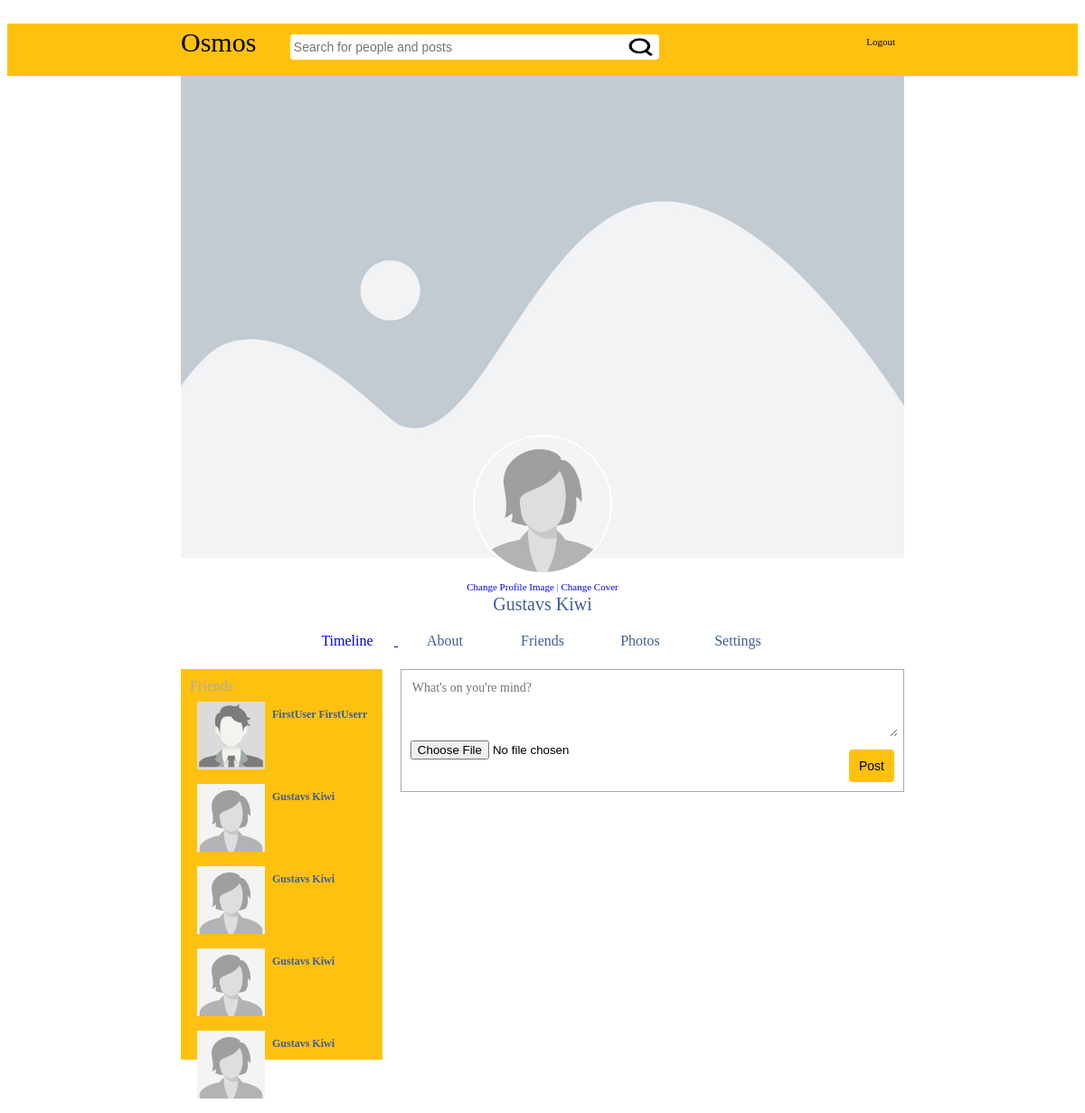
/osmos/profile.php (signed in), run on the app's committed database.
### tables this page shows
CREATE TABLE `users` (
  `id` int(11) NOT NULL,
  `userid` bigint(19) NOT NULL,
  `first_name` varchar(50) NOT NULL,
  `last_name` varchar(50) NOT NULL,
  `gender` varchar(6) DEFAULT NULL,
  `email` varchar(100) NOT NULL,
  `password` varchar(100) NOT NULL,
  `url_address` varchar(100) NOT NULL,
  `date` timestamp NOT NULL DEFAULT current_timestamp() ON UPDATE current_timestamp(),
  `profile_image` varchar(1000) NOT NULL,
  `cover_image` varchar(1000) NOT NULL
);

### osmos/classes/connect.php (called while the page is built, shortened)
 <?php
    class Database{
    private $host = "localhost";
    private $username = "root";
    private $password = "";
    private $db = "osmos_db";
    function connect(){
        $connection = mysqli_connect($this->host, $this->username, $this->password, $this->db);
        return $connection;
    }
    function read($query){
       $conn = $this->connect();
       $result = mysqli_query($conn, $query);
       if(!$result)
        {
            return false;
        }else
        {
            $data = array();
            while($row = mysqli_fetch_assoc($result)){
                $data[] = $row;
            }
            return $data;
        }
    }
}

### osmos/classes/login.php (called while the page is built, shortened)
<?php
class Login
{
    public function check_login($id)
    {
         if(is_numeric($id))
        {
                $query = "select * from users where userid = '$id' limit 1";
                $DB = new Database();
                $result = $DB->read($query);
                if ($result)
                {
                    $user_data = $result[0];
                    return $user_data;
                }else
                {
                    header("Location: login.php");
                    die;
                }
        }
    }
}

### osmos/classes/user.php (called while the page is built, shortened)
<?php
class User
{
        public function get_friends($id)
    {
        $query = "select * from users where userid != '$id' ";
        $DB = new Database();
        $result = $DB->read($query);
        if ($result)
            {
                return $result;
            }else
            {
                return false;
            }
    }
}

### osmos/user.php (the view)
<div id="friends">
 <?php
     $image = "images/placeholder_male.jpg";
     if($FRIEND_ROW['gender'] == "Female")
     {
          $image = "images/placeholder_female.jpg";
     }
 ?>
     <img id ="friends_img" src ="<?php echo $image ?>">
     <br>
     <?php echo $FRIEND_ROW['first_name'] . " " . $FRIEND_ROW['last_name'];?>
 </div>

### osmos/profile.php (shortened to what this page needs)
<?php
    include("classes/connect.php");
    include("classes/login.php");
    include("classes/user.php");
$login = new Login();
$user_data = $login->check_login($_SESSION['osmos_userid']);
            $user = new User();
            $id = $_SESSION['osmos_userid'];
            $friends = $user->get_friends($id);
?>
<!DOCTYPE html>
<html>
    <head>
    </head>
    <body style="font-family: tahoma;" style="background-color: #d0d8e4;">
        <br>
        <?php include("header.php") ?>
        <div>
        <div style="width: 800px; margin:auto; min-height: 400px;">
            <div style="background-color: white; text-align: center; color: #405d9b; ">
                <?php
                $image = "images/cover_image.JPG";
                ?>
                <img src="<?php echo $image ?>"style="width:100%">
                <?php
                $image = "images/placeholder_male.jpg";
                if($user_data['gender']== "Female")
                    {
                        $image= "image/placeholder_female.jpg";
                    }
                ?>
                <span style="font-size: 11px;">
                    <img id="profile_pic" src="<?php echo $image ?>"><br/>
                    <a style="text-decoration: none;color:£0ff;" href="change_profile_image.php?change=profile">Change Profile Image </a> |
                    <a style="text-decoration: none;color:£0ff;" href="change_profile_image.php?change=cover">Change Cover </a>
                </span>
                <br>
                    <div style="font-size: 20px;"><?php echo $user_data['first_name']. " " . $user_data['last_name'] ?></div>
                <br>
                <a href="index.php"> <div id="menu_buttons">Timeline</div> </a>
                <div id="menu_buttons">About</div>
                <div id="menu_buttons">Friends</div>
                <div id="menu_buttons">Photos</div>
                <div id="menu_buttons">Settings</div>
            </div>
            <div style="display: flex;">
                <div style="min-height: 400px; flex: 1;">
                    <div id="friends_bar">
                        Friends<br>
                     <?php
                        if($friends)
                            {
                                foreach($friends as $FRIEND_ROW){
                                    include("user.php");
                                }
                            }
                        ?>
                    </div>
                </div>
                <div style="min-height: 400px; flex: 2.5; padding: 20px; padding-right: 0px;">
                    <div style="border:solid thin #aaa; padding: 10px; background-color: white; overflow: hidden;">
                        <form method="post" enctype="multipart/form-data">
                        <textarea name="post" placeholder="What's on you're mind?"></textarea>
                        <input type = "file" name="file">
                        <input id="post_button" type="submit" value="Post">
                        <br>
                        </form>
                    </div>
                    <div id ="posts_bar">
                    </div>
                </div>
            </div>
        </div>
    </body>
</html>

### osmos/profile.php (style rules this page uses)
#profile_pic { width: 150px; margin-top: -200px; border-radius: 50%; border: solid 2px white; }
#menu_buttons { width: 100px; display: inline-block; margin: 2px; }
#friends_img { width: 75px; float: left; margin: 8px; }
#friends_bar { background-color: #FFC10F; min-height: 400px; margin-top: 20px; color: #aaa; padding: 10px; }
#friends { clear: both; font-size: 12px; font-weight: bold; color: #405d9b; }
textarea { width: 100%; border: none; font-family: tahoma; font-size: 14px; height: 60px; }
#post_button { float: right; background-color: #FFC10F; color: black; border: none; padding: 10px; font-size: 14px; border-radius: 4px; margin-top: 10px; width: 50px; }
#posts_bar { margin-top: 20px; background-color: white; padding: 10px; }

### data on the page
users: first_name "Gustavs", last_name "Kiwi"
users: shows a picture, first_name "FirstUser", last_name "FirstUserr"
users: first_name "Gustavs", last_name "Kiwi"
users: first_name "Gustavs", last_name "Kiwi"
users: first_name "Gustavs", last_name "Kiwi"
users: first_name "Gustavs", last_name "Kiwi"
